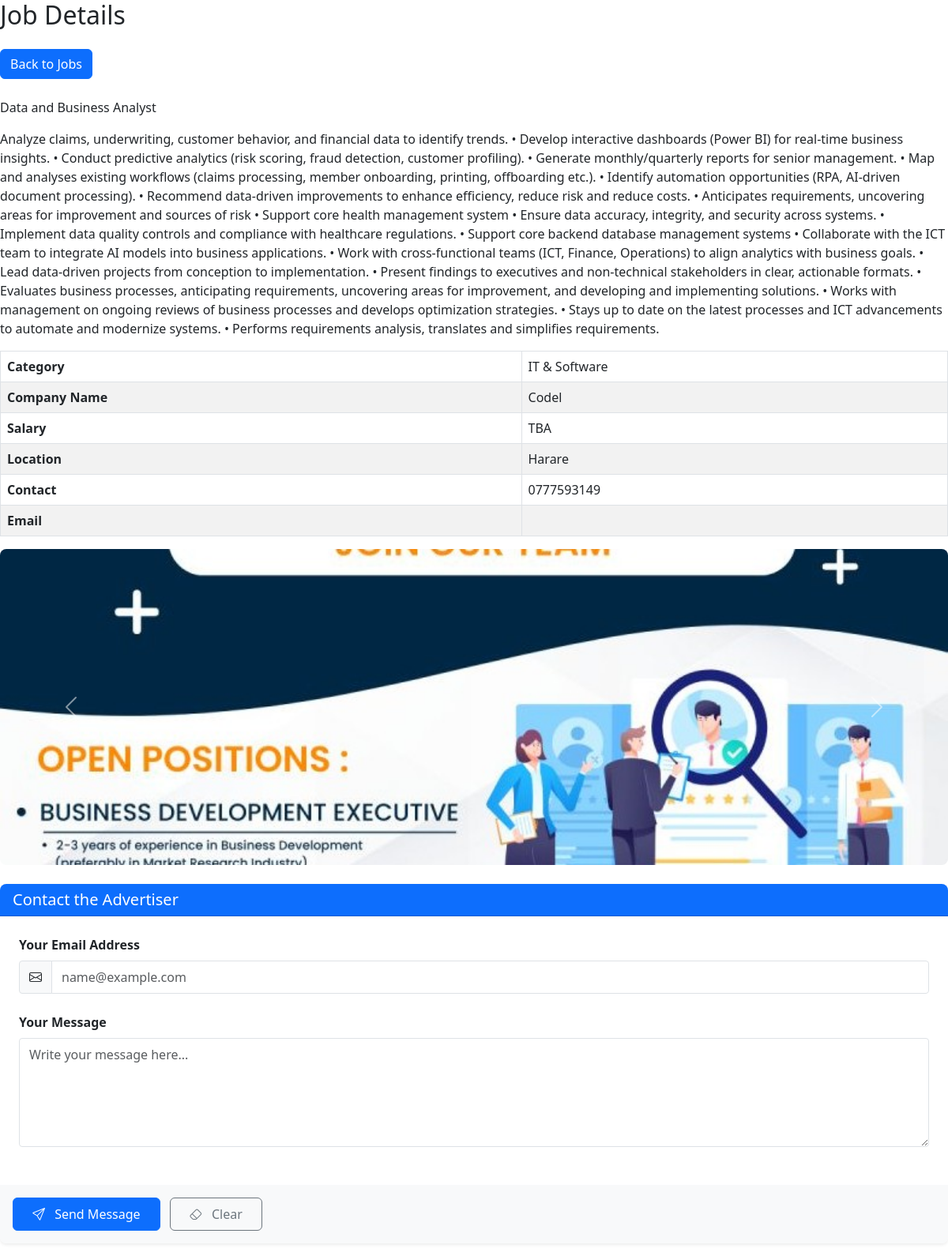
Page /jobs/1/ on the committed database.
### classifieds/models.py (models this page shows, shortened)
class Job(models.Model):
    user = models.ForeignKey('User', on_delete=models.CASCADE, related_name='jobs')
    category = models.CharField(max_length=20, choices=JOB_CATEGORIES)
    title = models.CharField(max_length=200)
    description = models.TextField()
    company_name = models.CharField(max_length=100)
    location = models.CharField(max_length=100)
    salary = models.CharField(max_length=50, blank=True)
    contact_email = models.EmailField()
    contact_number = models.CharField(max_length=15)
    status = models.CharField(max_length=10, choices=STATUS_CHOICES, default='pending')
    is_active = models.BooleanField(default=True)
    views = models.PositiveIntegerField(default=0)
    created_at = models.DateTimeField(auto_now_add=True)

class Picture(models.Model):
    property = models.ForeignKey(
        'Property',
        on_delete=models.CASCADE,
        related_name='pictures',
        null=True,
        blank=True
    )
    car = models.ForeignKey(
        'Car',
        on_delete=models.CASCADE,
        related_name='pictures',
        null=True,
        blank=True
    )
    job = models.ForeignKey(
        'Job',
        on_delete=models.CASCADE,
        related_name='pictures',
        null=True,
        blank=True
    )
    image = models.ImageField(upload_to='listing_pictures/')
    uploaded_at = models.DateTimeField(auto_now_add=True)

### classifieds/views.py (the view)
# urls.py: path('jobs/<int:pk>/', views.job_detail, name='job_detail'),
def job_detail(request, pk):
    job = get_object_or_404(Job, pk=pk)
    job.views = F('views') + 1
    job.save(update_fields=['views'])
    job.refresh_from_db()  # get updated view count
    return render(request, 'listings/job_detail.html', {'job': job})

### classifieds/templates/listings/job_detail.html (shortened to what this page needs)
<h2 class="mb-4">Job Details</h2>
<a href="{% url 'job_list' %}" class="btn btn-primary">Back to Jobs</a><br>
<p>{{job.title}}</p>
<p>{{job.description}}</p>
<table class="table table-bordered table-striped table-hover">
  <tbody>
    <tr>
      <tr>
      <th scope="row">Category</th>
      <td>{{ job.get_category_display }}</td>
    </tr>
      <th scope="row">Company Name</th>
      <td>{{ job.company_name }}</td>
    </tr>
    <tr>
      <th scope="row">Salary</th>
      <td>{{ job.salary }}</td>
    </tr>
    <tr>
      <th scope="row">Location</th>
      <td>{{ job.location }}</td>
    </tr>
    <tr>
      <th scope="row">Contact</th>
      <td>{{ job.contact_number }}</td>
    </tr>
    <tr>
      <th scope="row">Email</th>
      <td>{{ job.email_email }}</td>
    </tr>
  </tbody>
</table>
<link href="https://cdn.jsdelivr.net/npm/bootstrap@5.3.0/dist/css/bootstrap.min.css" rel="stylesheet">
<link href="https://cdn.jsdelivr.net/npm/bootstrap-icons@1.10.0/font/bootstrap-icons.css" rel="stylesheet">
{% if job.pictures.all %}
  <div id="jobImageCarousel" class="carousel slide mb-4" data-bs-ride="carousel">
    <div class="carousel-inner">
      {% for pic in job.pictures.all %}
        <div class="carousel-item {% if forloop.first %}active{% endif %}">
          <img src="{{ pic.image.url }}" class="d-block w-100" alt="Job Image" style="max-height: 400px; object-fit: cover; border-radius: 8px;">
        </div>
      {% endfor %}
    </div>
    <button class="carousel-control-prev" type="button" data-bs-target="#jobImageCarousel" data-bs-slide="prev">
      <span class="carousel-control-prev-icon" aria-hidden="true"></span>
    </button>
    <button class="carousel-control-next" type="button" data-bs-target="#jobImageCarousel" data-bs-slide="next">
      <span class="carousel-control-next-icon" aria-hidden="true"></span>
    </button>
  </div>
{% else %}
  <p>No pictures available.</p>
{% endif %}
<form action="{% url 'contact_job_advertiser' job.id %}" method="POST" class="needs-validation" novalidate>
  <div class="card border-0 shadow-sm">
    <div class="card-header bg-primary text-white">
      <h5 class="mb-0">Contact the Advertiser</h5>
    </div>
    <div class="card-body p-4">
      <div class="mb-4">
        <label for="email" class="form-label fw-semibold">Your Email Address</label>
        <div class="input-group">
          <span class="input-group-text">
            <i class="bi bi-envelope"></i>
          </span>
          <input type="email" name="email" class="form-control py-2" placeholder="name@example.com" required>
        </div>
      </div>
      <div class="mb-4">
        <label for="message" class="form-label fw-semibold">Your Message</label>
        <textarea name="message" class="form-control py-2" rows="5" placeholder="Write your message here..." required></textarea>
      </div>
    </div>
    <div class="card-footer bg-light border-0 py-3">
      <button type="submit" class="btn btn-primary px-4 py-2">
        <i class="bi bi-send me-2"></i> Send Message
      </button>
      <button type="reset" class="btn btn-outline-secondary ms-2 px-4 py-2">
        <i class="bi bi-eraser me-2"></i> Clear
      </button>
    </div>
  </div>
</form>

### classifieds/templates/listings/job_detail.html (style rules this page uses)
.form-control, .input-group-text { border-radius: 0.25rem; }
.card { border-radius: 0.5rem; overflow: hidden; }

### rows in the picture
Job: title "Data and Business Analyst", description "Analyze claims, underwriting, customer behavior, and financial data to identify trends. • Develop interactive dashboards (Power BI) for real-time business insights. • Conduct predictive analytics (risk scoring, fraud detection, customer profiling). • Generate monthly/quarterly reports for senior management. • Map and analyses existing workflows (claims processing, member onboarding, printing, offboarding etc.). • Identify automation opportunities (RPA, AI-driven document processing). • Recommend data-driven improvements to enhance efficiency, reduce risk and reduce costs. • Anticipates requirements, uncovering areas for improvement and sources of risk • Support core health management system…", category "IT & Software", company_name "Codel", salary "TBA", location "Harare", contact_number "0777593149"
Picture: image (picture)
